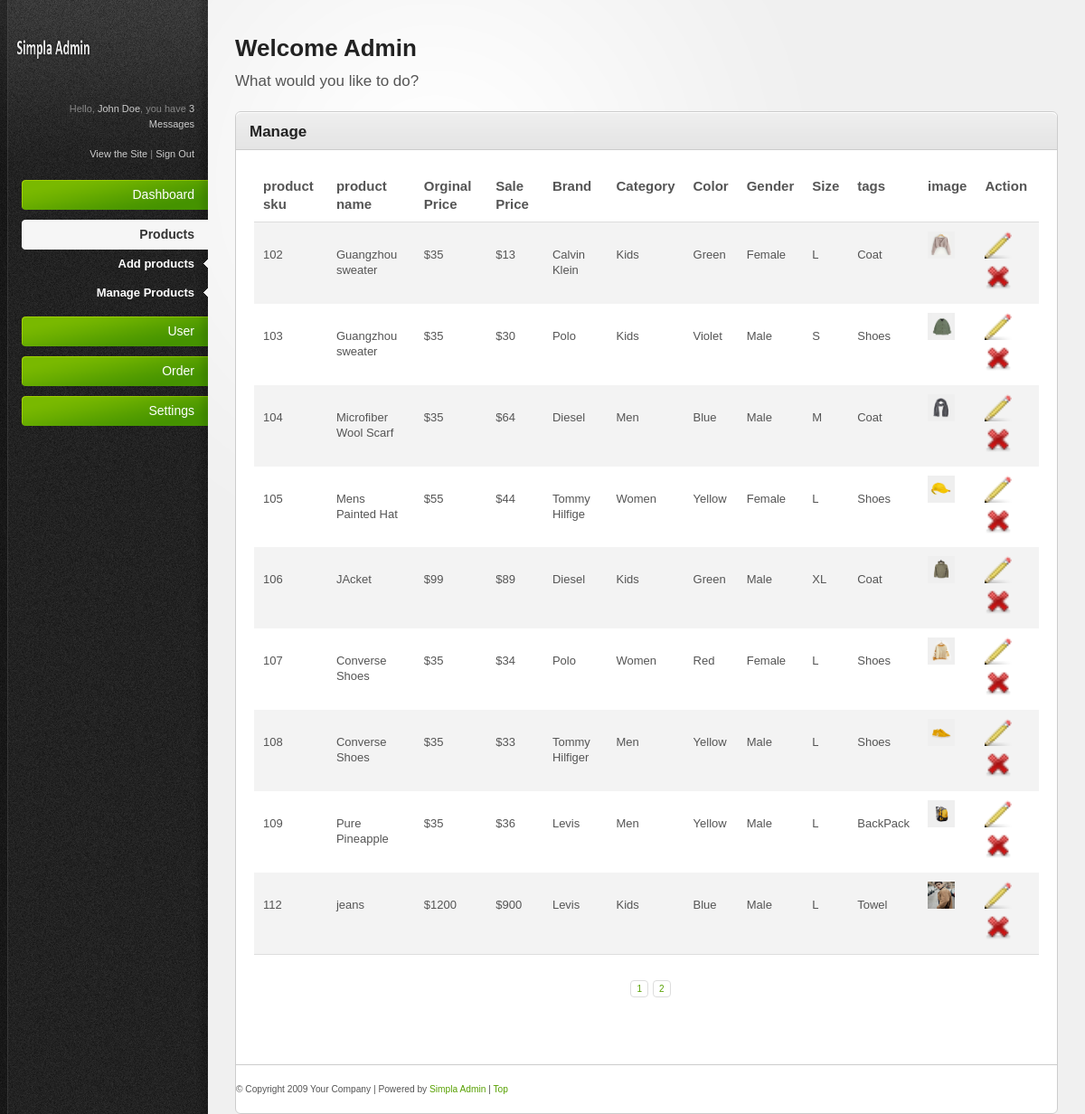
Screenshot of /project1/admin/table.php with the database file from the repository.
### tables this page shows
CREATE TABLE `store` (
  `Sku` int(10) NOT NULL,
  `Product_Name` varchar(30) NOT NULL,
  `Orginal_Price` int(10) NOT NULL,
  `Brand` varchar(30) NOT NULL,
  `Category` varchar(30) NOT NULL,
  `Gender` varchar(30) NOT NULL,
  `Size` varchar(30) NOT NULL,
  `image` varchar(30) NOT NULL,
  `Sale_Price` int(10) NOT NULL,
  `Color` varchar(20) NOT NULL,
  `Tag` varchar(20) NOT NULL
);

### project1/admin/classfunction.php (called while the page is built, shortened)
<?php
include 'config.php';
	class product{
		function list(){
			global $connects;
			$sql="SELECT * FROM Store";
			$result=$connects->query($sql);
			$run=$result->fetch_all(MYSQLI_ASSOC);
			return $run;
		}
	}
?>

### project1/admin/table.php (the view, shortened to what this page needs)
<?php
	include 'classfunction.php';
	$add= new product();
	$fetch_data="SELECT * FROM Store";
	$result=mysqli_query($connects,$fetch_data);
	$rows=mysqli_num_rows($result);
?>
<!DOCTYPE html PUBLIC "-//W3C//DTD XHTML 1.0 Strict//EN" "http://www.w3.org/TR/xhtml1/DTD/xhtml1-strict.dtd">
<html xmlns="http://www.w3.org/1999/xhtml">
<head>
<link rel="stylesheet" href="resources/css/reset.css" type="text/css" media="screen" />
<link rel="stylesheet" href="resources/css/style.css" type="text/css" media="screen" />
<link rel="stylesheet" href="resources/css/invalid.css" type="text/css" media="screen" />
</head>
	<body><div id="body-wrapper">
		<div id="sidebar">
			<?php include 'sidebar.php'?>
		</div>
		<div id="main-content">
			<h2>Welcome Admin</h2>
			<p id="page-intro">What would you like to do?</p>
			<div class="content-box">
				<div class="content-box-header">
					<h3>Manage</h3>
				</div>
				<div class="content-box-content">
					<div class="tab-content default-tab" id="tab1">
						<table>
							<thead>
								<tr>
								   	<th>product sku</th>
								   	<th>product name</th>
								   	<th>Orginal Price</th>
								   	<th>Sale Price</th>
								   	<th>Brand</th>
								   	<th>Category</th>
								    <th>Color</th>
								   	<th>Gender</th>
								   	<th>Size</th>
								   	<th>tags</th>
								   	<th>image</th>
								  	<th>Action</th>
								</tr>
							</thead>
							<tfoot>
								<tr>
									<td colspan="6">
										<div class="pagination">
											<?php $number_of_pages= ceil($rows/5);
											for ($i=1; $i <=$number_of_pages; $i++) {
												echo '<a href="table.php?page='.$i.'" class="number" title="1">'.$i.'</a>';
											}
											?>
										</div>
									</td>
								</tr>
							</tfoot>
							<tbody>
								<?php
								foreach ($add->list() as $key => $data) {
								?>
								<tr>
									<td><?php echo $data['Sku']?> </td>
									<td><?php echo $data['Product_Name']?></td>
									<td>$<?php echo $data['Orginal_Price']?> </td>
									<td>$<?php echo $data['Sale_Price']?> </td>
									<td><?php echo $data['Brand']?> </td>
									<td><?php echo $data['Category']?> </td>
									<td><?php echo $data['Color']?> </td>
									<td><?php echo $data['Gender']?> </td>
									<td><?php echo $data['Size']?> </td>
									<td><?php echo $data['Tag']?> </td>
									<td> <img src="./product_image/<?php echo $data['image'] ?> "></td>
									<td>
										 <a href="table.php?id=<?php echo $data["Sku"]; ?>&action=edit"><img src="resources/images/icons/pencil.png" alt="Edit" /></a>
										 <a href="table.php?id=<?php echo $data["Sku"]; ?>&action=delete"><img src="resources/images/icons/cross.png" alt="Delete" /></a>
									</td>
								</tr>
								<?php } ?>
							</tbody>
						</table>
					</div>
				</div>
			<div id="footer">
				<?php include 'footer.php' ?>
			</div>
		</div>
	</div></body>
</html>

### project1/admin/resources/css/style.css (style rules this page uses)
html { font-size: 100%; height: 100%; margin-bottom: 1px; }
body { font-family: Arial, Helvetica, sans-serif; color: #555; background: #f0f0f0 url('../images/bg-body.gif') top left repeat-y; font-size: 12px; }
#body-wrapper { background: url('../images/bg-radial-gradient.gif') fixed 230px top no-repeat; }
h1, h2, h3, h4, h5, h6 { font-family: Helvetica, Arial, sans-serif; color: #222; font-weight: bold; }
h2 { font-size: 26px; padding: 0 0 10px 0; }
h3 { font-size: 17px; padding: 0 0 10px 0; }
a { color: #57a000; text-decoration: none; }
p { padding: 5px 0 10px 0; line-height: 1.6em; }
#sidebar { background: url('../images/bg-sidebar.gif') top left no-repeat; width: 230px; height: 100%; position: absolute; left: 0; top: 0; color: #888; font-size: 11px; }
#main-content { margin: 0 30px 0 260px; padding: 40px 0 0 0; }
#page-intro { font-size: 17px; padding: 0 0 20px 0; }
#footer { border-top: 1px solid #ccc; margin: 40px 0 0 0; padding: 20px 0; font-size: 12px; }
.content-box { border: 1px solid #ccc; margin: 0 0 20px 0; background: #fff; }
.content-box-header { background: #e5e5e5 url('../images/bg-content-box.gif') top left repeat-x; margin-top: 1px; height: 40px; }
.content-box-header h3 { padding: 12px 15px 10px; float: left; }
.content-box-content { padding: 20px; font-size: 13px; border-top: 1px solid #ccc; }
#main-content table { width: 100%; border-collapse: collapse; }
#main-content table thead th { font-weight: bold; font-size: 15px; border-bottom: 1px solid #ddd; }
#main-content tbody { border-bottom: 1px solid #ddd; }
#main-content tbody tr { background: #fff; }
#main-content tbody tr.alt-row { background: #f3f3f3; }
#main-content table td, #main-content table th { padding: 10px; line-height: 1.3em; }
#main-content .pagination { text-align: right; padding: 20px 0 5px 0; font-family: Verdana, Arial, Helvetica, sans-serif; font-size: 10px; }
.pagination a { margin: 0 5px 0 0; padding: 3px 6px; }
.pagination a.number { border: 1px solid #ddd; }
img { width: 30px; height: 30px; }

### project1/admin/resources/css/invalid.css (style rules this page uses)
.button, #main-content table tfoot td .bulk-actions select, .pagination a.number, form input.text-input, form textarea, form .wysiwyg, form select, .dp-popup { -moz-border-radius: 4px; -webkit-border-radius: 4px; border-radius: 4px; }
.content-box, .content-box-header, ul.content-box-tabs li a.current, .shortcut-button, .notification { -moz-border-radius: 6px; -webkit-border-radius: 6px; border-radius: 6px; }
.content-box-header { -moz-border-radius-bottomleft: 0; -moz-border-radius-bottomright: 0; -webkit-border-bottom-left-radius: 0; -webkit-border-bottom-right-radius: 0; border-bottom-left-radius: 0; border-bottom-right-radius: 0; }

### rows the page displays
store: Sku "102", Product_Name "Guangzhou sweater", Orginal_Price "35", Sale_Price "13", Brand "Calvin Klein", Category "Kids", Color "Green", Gender "Female", Size "L", Tag "Coat", image (picture)
store: Sku "103", Product_Name "Guangzhou sweater", Orginal_Price "35", Sale_Price "30", Brand "Polo", Category "Kids", Color "Violet", Gender "Male", Size "S", Tag "Shoes", image (picture)
store: Sku "104", Product_Name "Microfiber Wool Scarf", Orginal_Price "35", Sale_Price "64", Brand "Diesel", Category "Men", Color "Blue", Gender "Male", Size "M", Tag "Coat", image (picture)
store: Sku "105", Product_Name "Mens Painted Hat", Orginal_Price "55", Sale_Price "44", Brand "Tommy Hilfige", Category "Women", Color "Yellow", Gender "Female", Size "L", Tag "Shoes", image (picture)
store: Sku "106", Product_Name "JAcket", Orginal_Price "99", Sale_Price "89", Brand "Diesel", Category "Kids", Color "Green", Gender "Male", Size "XL", Tag "Coat", image (picture)
store: Sku "107", Product_Name "Converse Shoes", Orginal_Price "35", Sale_Price "34", Brand "Polo", Category "Women", Color "Red", Gender "Female", Size "L", Tag "Shoes", image (picture)
store: Sku "108", Product_Name "Converse Shoes", Orginal_Price "35", Sale_Price "33", Brand "Tommy Hilfiger", Category "Men", Color "Yellow", Gender "Male", Size "L", Tag "Shoes", image (picture)
store: Sku "109", Product_Name "Pure Pineapple", Orginal_Price "35", Sale_Price "36", Brand "Levis", Category "Men", Color "Yellow", Gender "Male", Size "L", Tag "BackPack", image (picture)
store: Sku "112", Product_Name "jeans", Orginal_Price "1200", Sale_Price "900", Brand "Levis", Category "Kids", Color "Blue", Gender "Male", Size "L", Tag "Towel", image (picture)
